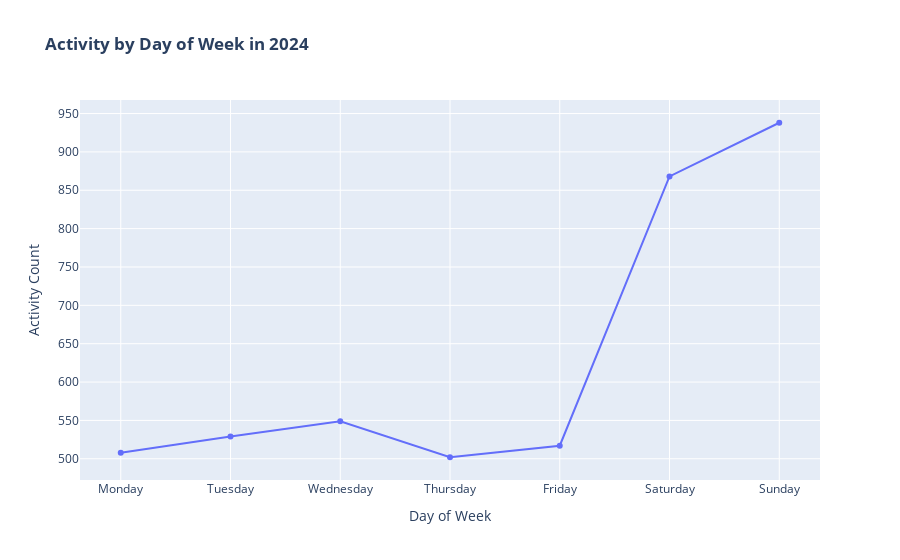

Write notebook code for a chart like this one.
### Code cell
fig5 = go.Figure(go.Scatter(x=df_dayofweek_active['Day of Week'],
                            y=df_dayofweek_active['Sessions'],
                            mode='lines+markers',
                            showlegend=False))
fig5.update_layout(title_text='<b>Activity by Day of Week in 2024</b>')
fig5.update_xaxes(title_text='Day of Week')
fig5.update_yaxes(title_text='Activity Count')
fig5.show()

### Figure 1 — Plotly figure (JSON) as saved in the notebook; plotly's stock layout.template omitted (floating-point values rounded to 4 significant figures)
{"data": [{"mode": "lines+markers", "showlegend": false, "type": "scatter", "x": ["Monday", "Tuesday", "Wednesday", "Thursday", "Friday", "Saturday", "Sunday"], "y": [508, 529, 549, 502, 517, 868, 938]}], "layout": {"title": {"text": "<b>Activity by Day of Week in 2024</b>"}, "xaxis": {"title": {"text": "Day of Week"}}, "yaxis": {"title": {"text": "Activity Count"}}}}
